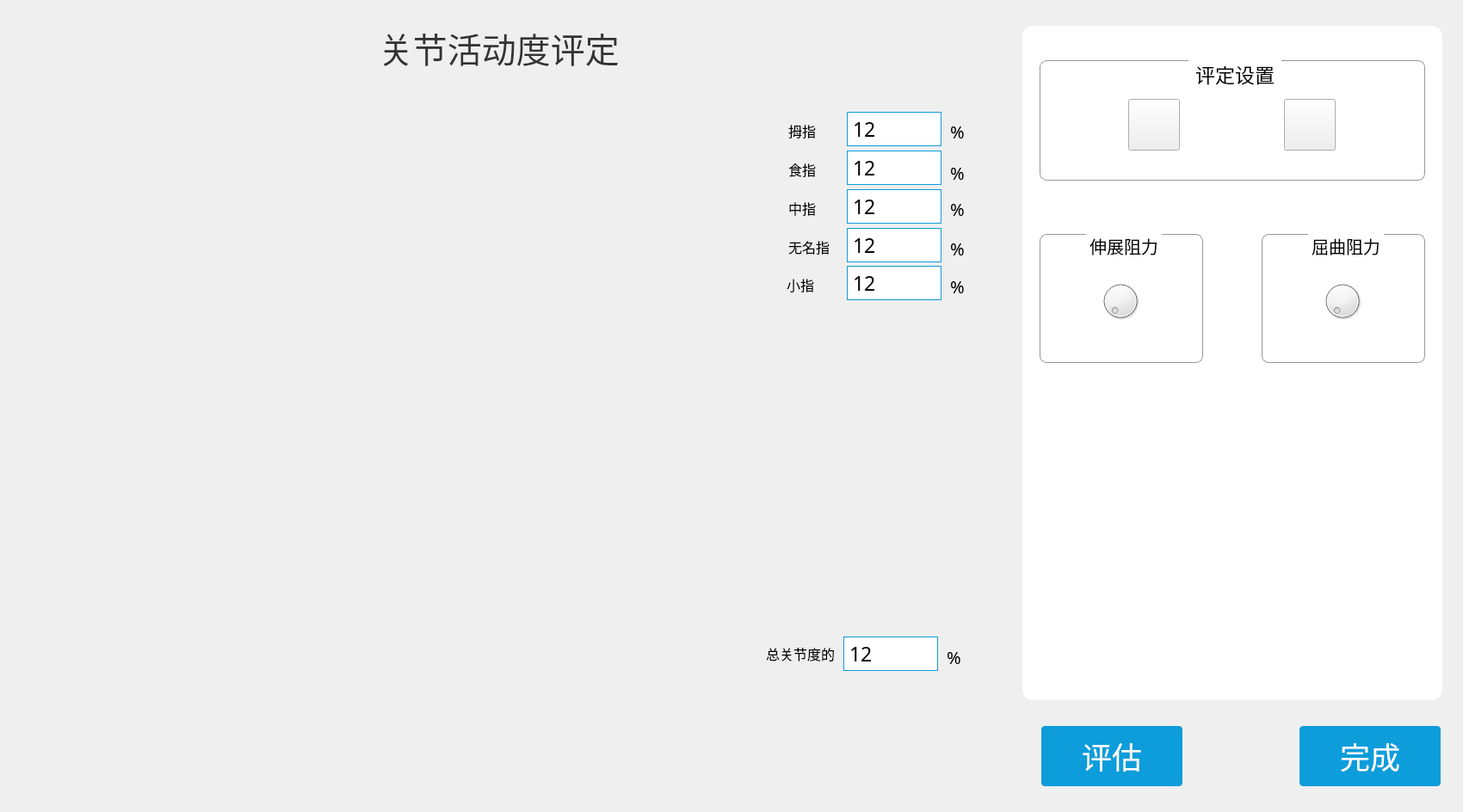
<?xml version="1.0" encoding="UTF-8"?>
<ui version="4.0">
 <class>MotionScopeEvaluation</class>
 <widget class="QWidget" name="MotionScopeEvaluation">
  <property name="geometry">
   <rect>
    <x>0</x>
    <y>0</y>
    <width>1700</width>
    <height>944</height>
   </rect>
  </property>
  <property name="windowTitle">
   <string>Form</string>
  </property>
  <widget class="QGroupBox" name="groupBox">
   <property name="geometry">
    <rect>
     <x>1188</x>
     <y>30</y>
     <width>488</width>
     <height>784</height>
    </rect>
   </property>
   <property name="styleSheet">
    <string notr="true">#groupBox{background: #FFFFFF;
border-radius: 12px;}</string>
   </property>
   <property name="title">
    <string/>
   </property>
   <widget class="QGroupBox" name="train_GroupBox">
    <property name="geometry">
     <rect>
      <x>20</x>
      <y>40</y>
      <width>448</width>
      <height>140</height>
     </rect>
    </property>
    <property name="font">
     <font>
      <family>黑体</family>
      <pointsize>17</pointsize>
     </font>
    </property>
    <property name="styleSheet">
     <string notr="true">#train_GroupBox{border-radius: 8px;
border: 1px solid #979797;
margin-top:4ex;}
#train_GroupBox::title{subcontrol-origin:margin;
subcontrol-position:top center;
padding:0 5px;}</string>
    </property>
    <property name="title">
     <string>评定设置</string>
    </property>
    <property name="alignment">
     <set>Qt::AlignCenter</set>
    </property>
    <property name="flat">
     <bool>false</bool>
    </property>
    <widget class="QPushButton" name="fourFinger_Btn">
     <property name="geometry">
      <rect>
       <x>103</x>
       <y>45</y>
       <width>60</width>
       <height>60</height>
      </rect>
     </property>
     <property name="styleSheet">
      <string notr="true">QPushButton{border-image: url(:/new/prefix1/source/buttons/level/boostFourNoSelected.png);}
QPushButton:hover{border-image: url(:/new/prefix1/source/buttons/level/boostFourHover.png);}</string>
     </property>
     <property name="text">
      <string/>
     </property>
    </widget>
    <widget class="QPushButton" name="oneFinger_Btn">
     <property name="geometry">
      <rect>
       <x>284</x>
       <y>45</y>
       <width>60</width>
       <height>60</height>
      </rect>
     </property>
     <property name="styleSheet">
      <string notr="true">QPushButton{border-image: url(:/new/prefix1/source/buttons/level/boostOneNoSelected.png);}
QPushButton:hover{border-image: url(:/new/prefix1/source/buttons/level/boostOneHover.png);}</string>
     </property>
     <property name="text">
      <string/>
     </property>
    </widget>
   </widget>
   <widget class="QGroupBox" name="stretch_GroupBox">
    <property name="geometry">
     <rect>
      <x>20</x>
      <y>242</y>
      <width>190</width>
      <height>150</height>
     </rect>
    </property>
    <property name="font">
     <font>
      <family>黑体</family>
      <pointsize>15</pointsize>
     </font>
    </property>
    <property name="styleSheet">
     <string notr="true">#stretch_GroupBox{border-radius: 8px;
border: 1px solid #979797;
margin-top:4ex;}
#stretch_GroupBox::title{subcontrol-origin:margin;
subcontrol-position:top center;
padding:0 1px;}</string>
    </property>
    <property name="title">
     <string>伸展阻力</string>
    </property>
    <property name="alignment">
     <set>Qt::AlignCenter</set>
    </property>
    <widget class="QWidget" name="widget_3" native="true">
     <property name="geometry">
      <rect>
       <x>51</x>
       <y>37</y>
       <width>88</width>
       <height>76</height>
      </rect>
     </property>
     <property name="styleSheet">
      <string notr="true">border-image: url(:/new/prefix1/source/dividingRule/speedDial.png);</string>
     </property>
     <widget class="QDial" name="stretch_Dial">
      <property name="geometry">
       <rect>
        <x>18</x>
        <y>9</y>
        <width>50</width>
        <height>64</height>
       </rect>
      </property>
      <property name="maximum">
       <number>5</number>
      </property>
     </widget>
    </widget>
   </widget>
   <widget class="QGroupBox" name="buckling_GroupBox">
    <property name="geometry">
     <rect>
      <x>278</x>
      <y>242</y>
      <width>190</width>
      <height>150</height>
     </rect>
    </property>
    <property name="font">
     <font>
      <family>黑体</family>
      <pointsize>15</pointsize>
     </font>
    </property>
    <property name="styleSheet">
     <string notr="true">#buckling_GroupBox{border-radius: 8px;
border: 1px solid #979797;
margin-top:4ex;}
#buckling_GroupBox::title{subcontrol-origin:margin;
subcontrol-position:top center;
padding:0 1px;}</string>
    </property>
    <property name="title">
     <string>屈曲阻力</string>
    </property>
    <property name="alignment">
     <set>Qt::AlignCenter</set>
    </property>
    <widget class="QWidget" name="widget_4" native="true">
     <property name="geometry">
      <rect>
       <x>51</x>
       <y>37</y>
       <width>88</width>
       <height>76</height>
      </rect>
     </property>
     <property name="styleSheet">
      <string notr="true">border-image: url(:/new/prefix1/source/dividingRule/speedDial.png);</string>
     </property>
     <widget class="QDial" name="buckking_Dial">
      <property name="geometry">
       <rect>
        <x>18</x>
        <y>9</y>
        <width>50</width>
        <height>64</height>
       </rect>
      </property>
      <property name="maximum">
       <number>5</number>
      </property>
     </widget>
    </widget>
   </widget>
  </widget>
  <widget class="QLabel" name="label_3">
   <property name="geometry">
    <rect>
     <x>440</x>
     <y>30</y>
     <width>571</width>
     <height>51</height>
    </rect>
   </property>
   <property name="font">
    <font>
     <family>黑体</family>
     <pointsize>30</pointsize>
    </font>
   </property>
   <property name="styleSheet">
    <string notr="true">color:#333333;</string>
   </property>
   <property name="text">
    <string>关节活动度评定</string>
   </property>
  </widget>
  <widget class="QLabel" name="label_10">
   <property name="geometry">
    <rect>
     <x>916</x>
     <y>232</y>
     <width>61</width>
     <height>20</height>
    </rect>
   </property>
   <property name="font">
    <font>
     <family>黑体</family>
     <pointsize>12</pointsize>
    </font>
   </property>
   <property name="text">
    <string>中指</string>
   </property>
  </widget>
  <widget class="QLabel" name="label_15">
   <property name="geometry">
    <rect>
     <x>1104</x>
     <y>278</y>
     <width>21</width>
     <height>21</height>
    </rect>
   </property>
   <property name="font">
    <font>
     <family>黑体</family>
     <pointsize>15</pointsize>
    </font>
   </property>
   <property name="text">
    <string>%</string>
   </property>
  </widget>
  <widget class="QLabel" name="thumb_Label">
   <property name="geometry">
    <rect>
     <x>984</x>
     <y>130</y>
     <width>110</width>
     <height>40</height>
    </rect>
   </property>
   <property name="font">
    <font>
     <family>黑体</family>
     <pointsize>17</pointsize>
    </font>
   </property>
   <property name="styleSheet">
    <string notr="true">background: #FFFFFF;
border: 1px solid #0D9DDB;</string>
   </property>
   <property name="text">
    <string>12</string>
   </property>
  </widget>
  <widget class="QLabel" name="littleFinger_Label">
   <property name="geometry">
    <rect>
     <x>984</x>
     <y>309</y>
     <width>110</width>
     <height>40</height>
    </rect>
   </property>
   <property name="font">
    <font>
     <family>黑体</family>
     <pointsize>17</pointsize>
    </font>
   </property>
   <property name="styleSheet">
    <string notr="true">background: #FFFFFF;
border: 1px solid #0D9DDB;</string>
   </property>
   <property name="text">
    <string>12</string>
   </property>
  </widget>
  <widget class="QLabel" name="label_7">
   <property name="geometry">
    <rect>
     <x>1104</x>
     <y>190</y>
     <width>21</width>
     <height>21</height>
    </rect>
   </property>
   <property name="font">
    <font>
     <family>黑体</family>
     <pointsize>15</pointsize>
    </font>
   </property>
   <property name="text">
    <string>%</string>
   </property>
  </widget>
  <widget class="QLabel" name="label_19">
   <property name="geometry">
    <rect>
     <x>1104</x>
     <y>322</y>
     <width>21</width>
     <height>21</height>
    </rect>
   </property>
   <property name="font">
    <font>
     <family>黑体</family>
     <pointsize>15</pointsize>
    </font>
   </property>
   <property name="text">
    <string>%</string>
   </property>
  </widget>
  <widget class="QLabel" name="middleFinger_Label">
   <property name="geometry">
    <rect>
     <x>984</x>
     <y>220</y>
     <width>110</width>
     <height>40</height>
    </rect>
   </property>
   <property name="font">
    <font>
     <family>黑体</family>
     <pointsize>17</pointsize>
    </font>
   </property>
   <property name="styleSheet">
    <string notr="true">background: #FFFFFF;
border: 1px solid #0D9DDB;</string>
   </property>
   <property name="text">
    <string>12</string>
   </property>
  </widget>
  <widget class="QLabel" name="label_6">
   <property name="geometry">
    <rect>
     <x>916</x>
     <y>187</y>
     <width>61</width>
     <height>20</height>
    </rect>
   </property>
   <property name="font">
    <font>
     <family>黑体</family>
     <pointsize>12</pointsize>
    </font>
   </property>
   <property name="text">
    <string>食指</string>
   </property>
  </widget>
  <widget class="QLabel" name="label_11">
   <property name="geometry">
    <rect>
     <x>1104</x>
     <y>232</y>
     <width>21</width>
     <height>21</height>
    </rect>
   </property>
   <property name="font">
    <font>
     <family>黑体</family>
     <pointsize>15</pointsize>
    </font>
   </property>
   <property name="text">
    <string>%</string>
   </property>
  </widget>
  <widget class="QLabel" name="label_14">
   <property name="geometry">
    <rect>
     <x>916</x>
     <y>277</y>
     <width>61</width>
     <height>20</height>
    </rect>
   </property>
   <property name="font">
    <font>
     <family>黑体</family>
     <pointsize>12</pointsize>
    </font>
   </property>
   <property name="text">
    <string>无名指</string>
   </property>
  </widget>
  <widget class="QLabel" name="label_18">
   <property name="geometry">
    <rect>
     <x>914</x>
     <y>321</y>
     <width>61</width>
     <height>20</height>
    </rect>
   </property>
   <property name="font">
    <font>
     <family>黑体</family>
     <pointsize>12</pointsize>
    </font>
   </property>
   <property name="text">
    <string>小指</string>
   </property>
  </widget>
  <widget class="QLabel" name="forefinger_Label">
   <property name="geometry">
    <rect>
     <x>984</x>
     <y>175</y>
     <width>110</width>
     <height>40</height>
    </rect>
   </property>
   <property name="font">
    <font>
     <family>黑体</family>
     <pointsize>17</pointsize>
    </font>
   </property>
   <property name="styleSheet">
    <string notr="true">background: #FFFFFF;
border: 1px solid #0D9DDB;</string>
   </property>
   <property name="text">
    <string>12</string>
   </property>
  </widget>
  <widget class="QLabel" name="label_2">
   <property name="geometry">
    <rect>
     <x>916</x>
     <y>142</y>
     <width>61</width>
     <height>20</height>
    </rect>
   </property>
   <property name="font">
    <font>
     <family>黑体</family>
     <pointsize>12</pointsize>
    </font>
   </property>
   <property name="text">
    <string>拇指</string>
   </property>
  </widget>
  <widget class="QLabel" name="ringFinger_Label">
   <property name="geometry">
    <rect>
     <x>984</x>
     <y>265</y>
     <width>110</width>
     <height>40</height>
    </rect>
   </property>
   <property name="font">
    <font>
     <family>黑体</family>
     <pointsize>17</pointsize>
    </font>
   </property>
   <property name="styleSheet">
    <string notr="true">background: #FFFFFF;
border: 1px solid #0D9DDB;</string>
   </property>
   <property name="text">
    <string>12</string>
   </property>
  </widget>
  <widget class="QLabel" name="label_4">
   <property name="geometry">
    <rect>
     <x>1104</x>
     <y>142</y>
     <width>21</width>
     <height>21</height>
    </rect>
   </property>
   <property name="font">
    <font>
     <family>黑体</family>
     <pointsize>15</pointsize>
    </font>
   </property>
   <property name="text">
    <string>%</string>
   </property>
  </widget>
  <widget class="QLabel" name="label_20">
   <property name="geometry">
    <rect>
     <x>1100</x>
     <y>753</y>
     <width>21</width>
     <height>21</height>
    </rect>
   </property>
   <property name="font">
    <font>
     <family>黑体</family>
     <pointsize>15</pointsize>
    </font>
   </property>
   <property name="text">
    <string>%</string>
   </property>
  </widget>
  <widget class="QLabel" name="label_21">
   <property name="geometry">
    <rect>
     <x>829</x>
     <y>750</y>
     <width>141</width>
     <height>20</height>
    </rect>
   </property>
   <property name="font">
    <font>
     <family>黑体</family>
     <pointsize>12</pointsize>
    </font>
   </property>
   <property name="text">
    <string>总关节度的</string>
   </property>
   <property name="alignment">
    <set>Qt::AlignRight|Qt::AlignTrailing|Qt::AlignVCenter</set>
   </property>
  </widget>
  <widget class="QLabel" name="totalPercent_Label">
   <property name="geometry">
    <rect>
     <x>980</x>
     <y>740</y>
     <width>110</width>
     <height>40</height>
    </rect>
   </property>
   <property name="font">
    <font>
     <family>黑体</family>
     <pointsize>17</pointsize>
    </font>
   </property>
   <property name="styleSheet">
    <string notr="true">background: #FFFFFF;
border: 1px solid #0D9DDB;</string>
   </property>
   <property name="text">
    <string>12</string>
   </property>
  </widget>
  <widget class="QPushButton" name="finish_Btn">
   <property name="geometry">
    <rect>
     <x>1510</x>
     <y>844</y>
     <width>164</width>
     <height>70</height>
    </rect>
   </property>
   <property name="font">
    <font>
     <family>黑体</family>
     <pointsize>26</pointsize>
    </font>
   </property>
   <property name="styleSheet">
    <string notr="true">QPushButton{background: #0D9DDB;border-radius: 4px;color:white;}
QPushButton:hover{background: #1EAACF;border-radius: 4px;color:#333333;}</string>
   </property>
   <property name="text">
    <string>完成</string>
   </property>
  </widget>
  <widget class="CTrainingHand" name="train_Widget" native="true">
   <property name="geometry">
    <rect>
     <x>131</x>
     <y>111</y>
     <width>581</width>
     <height>585</height>
    </rect>
   </property>
  </widget>
  <widget class="QPushButton" name="reEvaluat_Btn">
   <property name="geometry">
    <rect>
     <x>1210</x>
     <y>844</y>
     <width>164</width>
     <height>70</height>
    </rect>
   </property>
   <property name="font">
    <font>
     <family>黑体</family>
     <pointsize>26</pointsize>
    </font>
   </property>
   <property name="styleSheet">
    <string notr="true">QPushButton{background: #0D9DDB;border-radius: 4px;color:white;}
QPushButton:hover{background: #1EAACF;border-radius: 4px;color:#333333;}</string>
   </property>
   <property name="text">
    <string>评估</string>
   </property>
  </widget>
 </widget>
 <customwidgets>
  <customwidget>
   <class>CTrainingHand</class>
   <extends>QWidget</extends>
   <header>ctraininghand.h</header>
   <container>1</container>
  </customwidget>
 </customwidgets>
 <resources/>
 <connections/>
</ui>
